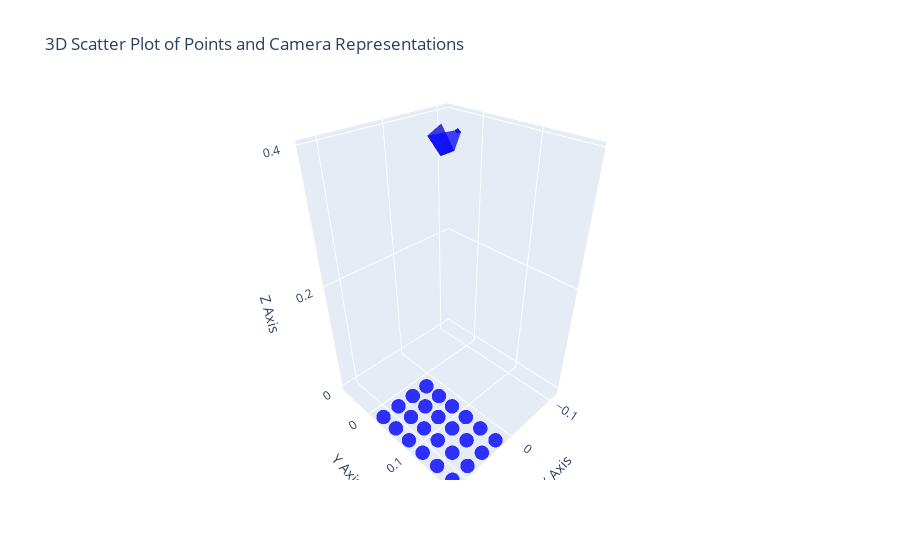

The notebook cell this image was saved under:
### Code cell
import plotly.graph_objects as go
from stl import mesh
def plot_3d_points_and_camera_centers(points, extrinsic_matrices):
    """
    Plots a 3D scatter plot of the given points and camera representations from extrinsic matrices.

    Parameters:
    - points: A 3xN NumPy array, where each column represents a point (x, y, z).
    - extrinsic_matrices: A list of 4x4 NumPy arrays representing the extrinsic matrices for each camera.
    """
    # Ensure points is a NumPy array
    points = np.asarray(points)

    # Check if the input is a 3xN array
    if points.shape[0] != 3:
        raise ValueError("Input points must be a 3xN NumPy array.")

    # Extract x, y, z coordinates
    x = points[0, :]
    y = points[1, :]
    z = points[2, :]

    # Create a 3D scatter plot for the points
    fig = go.Figure(data=[go.Scatter3d(
        x=x,
        y=y,
        z=z,
        mode='markers',
        marker=dict(
            size=5,
            color='blue',  # Marker color for points
            opacity=0.8
        ),
        name='3D Points'
    )])

    # Function to create a cone shape for the camera representation
    def create_camera_cone(extrinsic):
        # Transform the cone points using the extrinsic matrix
        camera_center = extrinsic[:3, 3]
        rotation_matrix = extrinsic[:3, :3]


        def rotate_and_translate(vertices, rotation_matrix, translation_vector):
            # Apply rotation
            rotated_vertices = vertices @ rotation_matrix.T  # Ensure correct shape
            # Apply translation
            translated_vertices = rotated_vertices + translation_vector
            return translated_vertices

        # Load the STL file
        your_mesh = mesh.Mesh.from_file('pyramid.stl')

        # Extract vertices
        vertices = your_mesh.vectors.reshape(-1, 3)

        # Rotate and translate the frustum
        transformed_vertices = rotate_and_translate(vertices, rotation_matrix, camera_center)
        # compute forward vector 
        frustum = go.Mesh3d(
            x=transformed_vertices[:, 0],
            y=transformed_vertices[:, 1],
            z=transformed_vertices[:, 2],
            opacity=0.75,
            color='blue'
        )

        return frustum

    # Plot camera representations from extrinsic matrices
    for idx, extrinsic in enumerate(extrinsic_matrices):
        # Create the camera cone
        cone_points = create_camera_cone(extrinsic)

        # Add the cone to the plot
        fig.add_trace(cone_points)

    # Set the layout
    fig.update_layout(
        title='3D Scatter Plot of Points and Camera Representations',
        scene=dict(
            xaxis_title='X Axis',
            yaxis_title='Y Axis',
            zaxis_title='Z Axis'
        )
    )

    # Show the figure in the Jupyter Notebook
    fig.show()


# Define a list of extrinsic matrices (4x4)
extrinsic_matrices = [
    camera_pose
]

# Call the function to plot the points and camera representations
plot_3d_points_and_camera_centers(world_corners.T, extrinsic_matrices)

### Figure 1 — Plotly figure (JSON) as saved in the notebook; plotly's stock layout.template omitted (floating-point values rounded to 4 significant figures)
{"data": [{"marker": {"color": "blue", "opacity": 0.8, "size": 5}, "mode": "markers", "name": "3D Points", "type": "scatter3d", "x": [0.03, 0.06, 0.09, 0.12, 0.03, 0.06, 0.09, 0.12, 0.03, 0.06, 0.09, 0.12, 0.03, 0.06, 0.09, 0.12, 0.03, 0.06, 0.09, 0.12, 0.03, 0.06, 0.09, 0.12], "y": [0.03, 0.03, 0.03, 0.03, 0.06, 0.06, 0.06, 0.06, 0.09, 0.09, 0.09, 0.09, 0.12, 0.12, 0.12, 0.12, 0.15, 0.15, 0.15, 0.15, 0.18, 0.18, 0.18, 0.18], "z": [0, 0, 0, 0, 0, 0, 0, 0, 0, 0, 0, 0, 0, 0, 0, 0, 0, 0, 0, 0, 0, 0, 0, 0]}, {"color": "blue", "opacity": 0.75, "type": "mesh3d", "x": [-0.1112, -0.1114, -0.1138, -0.1112, -0.1138, -0.1127, -0.0776, -0.1127, -0.1138, -0.0776, -0.1138, -0.08017, -0.08017, -0.1138, -0.1114, -0.08017, -0.1114, -0.07205, -0.07205, -0.07146, -0.0776, -0.07205, -0.0776, -0.08017, -0.07146, -0.1112, -0.1127, -0.07146, -0.1127, -0.0776, -0.07205, -0.1114, -0.1112, -0.07205, -0.1112, -0.07146], "y": [-0.04521, -0.03932, -0.03519, -0.04521, -0.03519, -0.04202, -0.04094, -0.04202, -0.03519, -0.04094, -0.03519, -0.01548, -0.01548, -0.03519, -0.03932, -0.01548, -0.03932, -0.03309, -0.03309, -0.06192, -0.04094, -0.03309, -0.04094, -0.01548, -0.06192, -0.04521, -0.04202, -0.06192, -0.04202, -0.04094, -0.03309, -0.03932, -0.04521, -0.03309, -0.04521, -0.06192], "z": [0.3733, 0.3778, 0.3725, 0.3733, 0.3725, 0.3688, 0.3442, 0.3688, 0.3725, 0.3442, 0.3725, 0.3573, 0.3573, 0.3725, 0.3778, 0.3573, 0.3778, 0.3931, 0.3931, 0.3703, 0.3442, 0.3931, 0.3442, 0.3573, 0.3703, 0.3733, 0.3688, 0.3703, 0.3688, 0.3442, 0.3931, 0.3778, 0.3733, 0.3931, 0.3733, 0.3703]}], "layout": {"scene": {"xaxis": {"title": {"text": "X Axis"}}, "yaxis": {"title": {"text": "Y Axis"}}, "zaxis": {"title": {"text": "Z Axis"}}}, "title": {"text": "3D Scatter Plot of Points and Camera Representations"}}}
